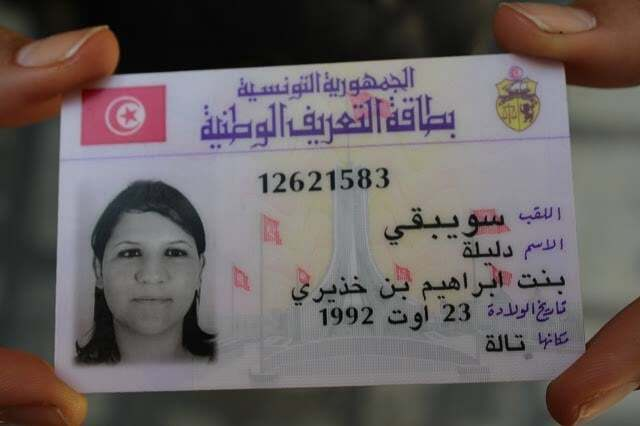
#> input picture ai-services/ocr-service/hh.jpg, 640 x 426 px
$ python -i facematch.py   (imports and definitions only)   (older library calls are emulated)
#> lines starting #> are read from the running program, lines starting #| are printed output that depends on the picture
#> further down, picture is the input picture: shape (426, 640, 3); mean B, G, R 96, 96.6, 104.2
import cv2
import numpy as np
import os
import logging

logger = logging.getLogger("ocr_service.facematch")

# Load Haar Cascades for face detection
face_cascade_path = cv2.data.haarcascades + 'haarcascade_frontalface_default.xml'
face_cascade = cv2.CascadeClassifier(face_cascade_path)

# [34 lines left out: function detect_and_crop_face, not called in this run]

def calculate_liveness_score(image_np: np.ndarray) -> float:
    """
    Estimates a liveness score based on sharpness (Laplacian variance)
    and color distribution. Helps detect low-resolution print/screen attacks.
    """
    if image_np is None:
        return 0.0

    gray = cv2.cvtColor(image_np, cv2.COLOR_BGR2GRAY)
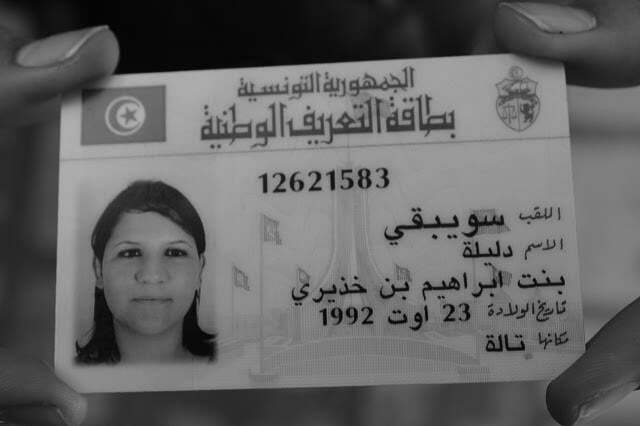
#> gray: shape (426, 640); min 0, max 180, mean 98.8

    # 1. Blur/Sharpness check (Laplacian variance)
    # Natural photos have a certain variance. Very blurry or screen re-photos have lower/higher anomalous variance.
    lap_var = cv2.Laplacian(gray, cv2.CV_64F).var()
#> lap_var = 210.9
    # Normalize variance to a 0-1 range (typical range is 100 to 1000+)
    sharpness_score = min(100.0, max(10.0, lap_var)) / 100.0
#> sharpness_score = 1

    # 2. Color texture check (standard deviation of color channels)
    # Screens or printed photos tend to have lower color saturation or higher moire/color noise
    hsv = cv2.cvtColor(image_np, cv2.COLOR_BGR2HSV)
#> hsv: shape (426, 640, 3); mean H, S, V 67.8, 44.5, 108.2
    saturation = hsv[:, :, 1].mean()
#> saturation = 44.46
    sat_score = min(100.0, saturation) / 100.0
#> sat_score = 0.445

    # Combine scores (70% sharpness, 30% saturation texture)
    liveness = (sharpness_score * 0.7) + (sat_score * 0.3)
#> liveness = 0.833
    # Keep it in a realistic 70%-98% range for valid inputs
    liveness_pct = float(65.0 + (liveness * 30.0))
#> liveness_pct = 90
    return min(99.0, max(45.0, liveness_pct))

# [83 lines left out: function compare_faces, not called in this run]

>>> import cv2
>>> picture = cv2.imread('../hh.jpg')
>>> result = calculate_liveness_score(picture)
#> result = 90
